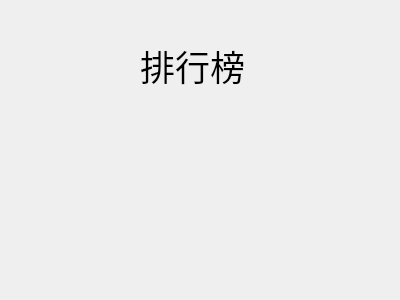
<?xml version="1.0" encoding="UTF-8"?>
<ui version="4.0">
 <class>Form</class>
 <widget class="QWidget" name="Form">
  <property name="geometry">
   <rect>
    <x>0</x>
    <y>0</y>
    <width>400</width>
    <height>300</height>
   </rect>
  </property>
  <property name="windowTitle">
   <string>Form</string>
  </property>
  <widget class="QLabel" name="label">
   <property name="geometry">
    <rect>
     <x>140</x>
     <y>40</y>
     <width>111</width>
     <height>51</height>
    </rect>
   </property>
   <property name="font">
    <font>
     <family>Adobe Devanagari</family>
     <pointsize>26</pointsize>
    </font>
   </property>
   <property name="text">
    <string>排行榜</string>
   </property>
  </widget>
 </widget>
 <resources/>
 <connections/>
</ui>
